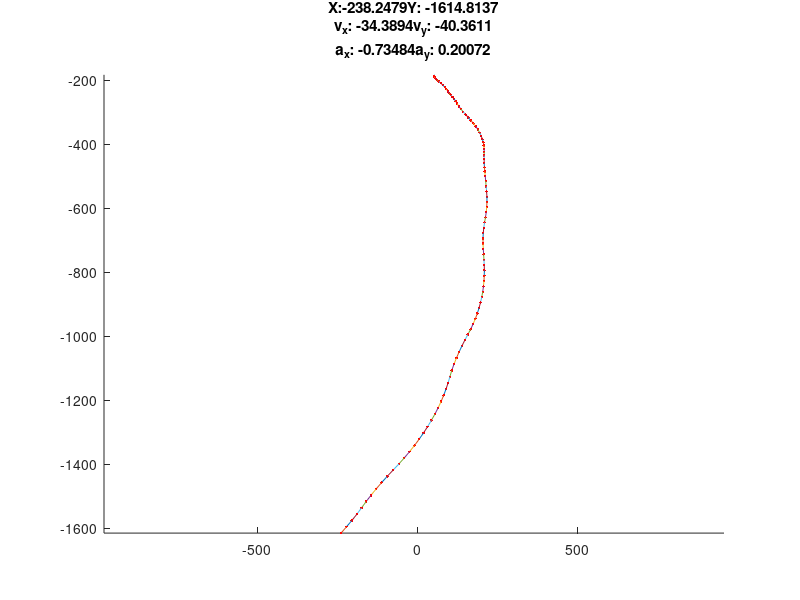

The MATLAB source for this figure:

P = (ones(5) + diag(ones(1,5))*15)/20;
Z = [0 0;3.5 0;0 3.5;-3.5 0;0 -3.5];
c = randi(5);
dt = 0.5;
alpha = 0.6;

phi_dash = [1 dt dt^2/2;0 1 dt; 0 0 alpha];
phi_dash_z = [dt^2/2;dt;0];
phi_dash_w = [dt^2/2;dt;1];
phi = [phi_dash zeros(3);zeros(3) phi_dash];
phi_w = [phi_dash_w zeros(3,1);zeros(3,1) phi_dash_w];
phi_z = [phi_dash_z zeros(3,1);zeros(3,1) phi_dash_z];

X = randn(6,1) .* [500 5 5 200 5 5]';



%%

figure(1)
clf
hold on

for k = 1:100
    W = randn(2, 1)*0.25;
%     vx = X(2)*dt + X(3)*dt^2/2+Z(c,1)*dt;
%     vy = X(5)*dt + X(6)*dt^2/2+Z(c,2)*dt;
    X2 = phi*X + phi_z * Z(c,:)';
%     disp(X2(1)-X(1)-vx)
    vx = X2(1)-X(1);
    vy = X2(4)-X(4);
    plot([X(1) X(1)+vx], [X(4) X(4)+vy])
    X = X2 + phi_w*W;
    
    if (rand() > 0.8)
        temp = randi(4);
        if (temp >= c)
            temp = temp+1;
        end
        c = temp;
    end
    plot(X(1),X(4), 'r.');
    title({['X:' num2str(X(1)) 'Y: ' num2str(X(4))];['v_x: ' num2str(X(2)) 'v_y: ' num2str(X(5))];['a_x: ' num2str(X(3)) 'a_y: ' num2str(X(6))]});
    axis equal
%     lim = 1000;
%     axis([-lim lim -lim lim]);
    drawnow;
end
    
    
    
    
    
    
    
    
    
    
    